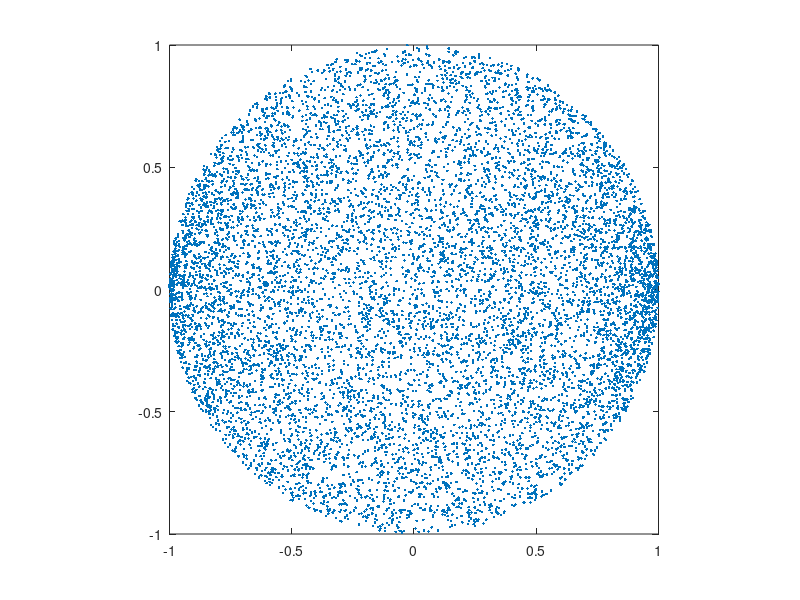

Write the MATLAB code that produced this figure.
% x = [-1:0.0001:1]
X = zeros(10000,1);
Y = zeros(10000,1);

for i = 1:10000
    x = -1 + rand()*2;
    y = -sqrt(1-x^2) + rand()*(2*sqrt(1-x^2));
    X(i) = x;
    Y(i) = y;
end

figure()
plot(X,Y, '.')
daspect([1 1 1])